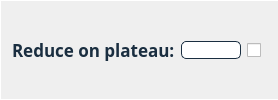
                                <widget class="QFrame" name="frame_thetas_thr_6">
                                 <property name="styleSheet">
                                  <string notr="true">border-bottom: 0.5px solid #FFFFFF;
border-left: 0.5px solid #FFFFFF;
border-top: 0.5px solid #FFFFFF;
</string>
                                 </property>
                                 <property name="frameShape">
                                  <enum>QFrame::NoFrame</enum>
                                 </property>
                                 <property name="frameShadow">
                                  <enum>QFrame::Plain</enum>
                                 </property>
                                 <layout class="QHBoxLayout" name="horizontalLayout_118">
                                  <item>
                                   <widget class="QLabel" name="label_thetas_thr_6">
                                    <property name="sizePolicy">
                                     <sizepolicy hsizetype="Minimum" vsizetype="Preferred">
                                      <horstretch>0</horstretch>
                                      <verstretch>0</verstretch>
                                     </sizepolicy>
                                    </property>
                                    <property name="maximumSize">
                                     <size>
                                      <width>16777215</width>
                                      <height>16777215</height>
                                     </size>
                                    </property>
                                    <property name="font">
                                     <font>
                                      <family>Avenir</family>
                                      <pointsize>13</pointsize>
                                      <weight>75</weight>
                                      <italic>false</italic>
                                      <bold>true</bold>
                                     </font>
                                    </property>
                                    <property name="toolTip">
                                     <string>&lt;html&gt;&lt;head/&gt;&lt;body&gt;&lt;p&gt;&lt;span style=&quot; font-weight:400;&quot;&gt;The weight of each topic in each document.&lt;/span&gt;&lt;/p&gt;&lt;/body&gt;&lt;/html&gt;</string>
                                    </property>
                                    <property name="styleSheet">
                                     <string notr="true">font: 87 13pt &quot;Avenir&quot;;
color:#1A2E40;
font-weight: bold;
border:None;</string>
                                    </property>
                                    <property name="text">
                                     <string>Reduce on plateau:</string>
                                    </property>
                                   </widget>
                                  </item>
                                  <item>
                                   <widget class="QLineEdit" name="lineEdit_thetas_thr_6">
                                    <property name="sizePolicy">
                                     <sizepolicy hsizetype="Minimum" vsizetype="Fixed">
                                      <horstretch>0</horstretch>
                                      <verstretch>0</verstretch>
                                     </sizepolicy>
                                    </property>
                                    <property name="minimumSize">
                                     <size>
                                      <width>0</width>
                                      <height>0</height>
                                     </size>
                                    </property>
                                    <property name="maximumSize">
                                     <size>
                                      <width>60</width>
                                      <height>16777215</height>
                                     </size>
                                    </property>
                                    <property name="styleSheet">
                                     <string notr="true">QLineEdit {	
	background-color: #FFFFFF;
	font: 87 italic 12pt &quot;Avenir&quot;;
	border-radius: 5px;
	border: 1px solid #1A2E40;
	color:black;
}</string>
                                    </property>
                                   </widget>
                                  </item>
                                  <item>
                                   <widget class="QCheckBox" name="checkBox_thetas_thr_6">
                                    <property name="sizePolicy">
                                     <sizepolicy hsizetype="Fixed" vsizetype="Fixed">
                                      <horstretch>0</horstretch>
                                      <verstretch>0</verstretch>
                                     </sizepolicy>
                                    </property>
                                    <property name="minimumSize">
                                     <size>
                                      <width>0</width>
                                      <height>0</height>
                                     </size>
                                    </property>
                                    <property name="styleSheet">
                                     <string notr="true">border:0px;</string>
                                    </property>
                                    <property name="text">
                                     <string/>
                                    </property>
                                   </widget>
                                  </item>
                                 </layout>
                                </widget>
